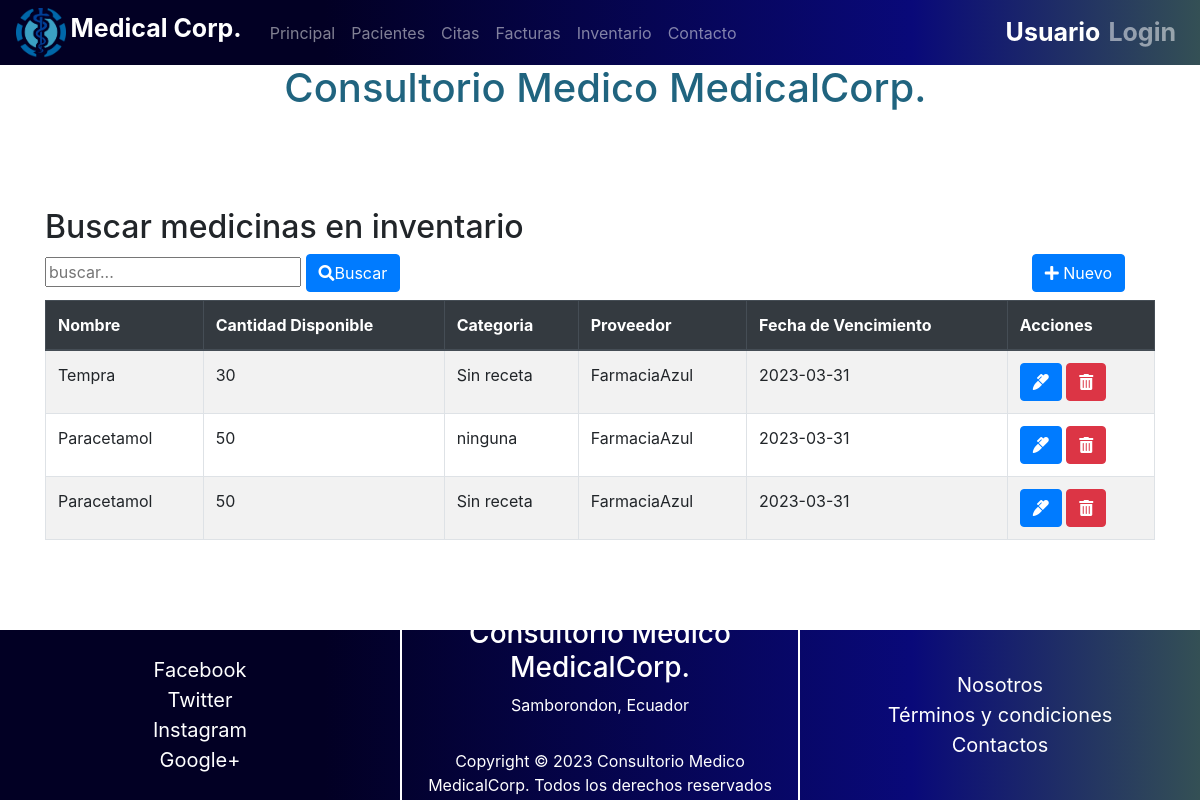
/Proyecto_DAW/index.php?c=Inventario&f=index, run on the app's committed database.
### tables this page shows
CREATE TABLE `inventario` (
  `id_inventario` int NOT NULL AUTO_INCREMENT,
  `in_nombre` varchar(50) NOT NULL,
  `in_cantdispon` varchar(50) NOT NULL,
  `in_catego` varchar(50) NOT NULL,
  `in_proveed` varchar(50) NOT NULL,
  `in_fechaven` date NOT NULL,
  PRIMARY KEY (`id_inventario`)
);

### Proyecto_DAW/controller/InventarioController.php (called while the page is built, shortened)
<?php
require_once 'model/dao/InventarioDAO.php';
class InventarioController
{
    private $model;
    public function __construct()
    {
        $this->model = new InventarioDAO();
    }
    public function index()
    {
        $resultados = $this->model->selectAll("");
        $titulo = "Buscar medicinas en inventario";
        require_once VINVENTARIO . 'list.php';
    }
}

### Proyecto_DAW/controller/FrontController.php (called while the page is built, shortened)
<?php
class FrontController {
    public function ruteo() {
        $funcion = (!empty($_REQUEST['f']))?htmlentities($_REQUEST['f']):FUNCION_PRINCIPAL;
        $cont = new  $controlador();
        $cont->$funcion();
    }
}

### Proyecto_DAW/index.php (called while the page is built)
<?php
    require_once 'controller/FrontController.php';
    $front = new FrontController();
    $front->ruteo();

### Proyecto_DAW/config/Conexion.php (called while the page is built)
<?php
class Conexion {
    public static function getConexion() {
         $dsn = 'mysql:host=localhost;port=3306;dbname=' . DBNAME;
        $conexion = null;
        try {
            $conexion = new PDO($dsn, DBUSER, DBPASSWORD);
             $conexion->setAttribute(PDO::ATTR_ERRMODE, PDO::ERRMODE_EXCEPTION);
        } catch (Exception $e) {
            echo $e;
            die("error " . $e->getMessage());
        }
        return $conexion;
    }
}

### Proyecto_DAW/model/dao/InventarioDAO.php (called while the page is built, shortened)
<?php
require_once 'config/Conexion.php';
class InventarioDAO
{
    private $con;
    public function __construct()
    {
        $this->con = Conexion::getConexion();
    }
    public function selectAll($parametro)
    {
        $sql = "SELECT * FROM inventario";
        $stmt = $this->con->prepare($sql);
        if (!empty($parametro)) {
            $parametro = "%" . $parametro . "%";
            $data = ["nombre" => $parametro];
            $stmt->execute($data);
        } else {
            $stmt->execute();
        }
        $resultados = $stmt->fetchAll(PDO::FETCH_ASSOC);
        return $resultados;
    }
}

### Proyecto_DAW/view/inventario/inventario.list.php (the view, shortened to what this page needs)
<div class="container">
<h2> <?php echo $titulo?></h2>
    <div class="row">
        <div class="col-sm-6">
            <form action="index.php?c=inventario&f=search" method="POST">
                <input type="text" name="b" id="busqueda"  placeholder="buscar..."/>
                <button type="submit" class="btn btn-primary"><i class="fas fa-search"></i>Buscar</button>
            </form>
        </div>
        <div class="col-sm-6 d-flex flex-column align-items-end">
            <a href="index.php?c=inventario&f=view_new">
                <button type="button" class="btn btn-primary">
                    <i class="fas fa-plus"></i>
                   Nuevo</button>
            </a>
        </div>
    </div>
    <div class="table-responsive mt-2">
        <table class="table table-striped table-bordered">
            <thead class="thead-dark">
             <th>Nombre </th>
            <th>Cantidad Disponible </th>
            <th>Categoria </th>
            <th>Proveedor </th>
            <th>Fecha de Vencimiento </th>
            <th>Acciones </th>
            </thead>
            <tbody class="tabladatos">
                <?php
                foreach ($resultados as $fila) {
                  ?>
                <tr>
                    <td><?php echo $fila['in_nombre'];?></td>
                    <td><?php echo $fila['in_cantdispon'];?></td>
                    <td><?php echo $fila['in_catego'];?></td>
                    <td><?php echo $fila['in_proveed'];?></td>
                    <td><?php echo $fila['in_fechaven'];?></td>
                    <td>
                        <a class="btn btn-primary"
                    href="index.php?c=inventario&f=view_edit&id=<?php echo  $fila['id_inventario']; ?>">
                    <i class="fas fa-marker"></i></a>
                    <a class="btn btn-danger"
                   onclick="if(!confirm('Esta seguro de eliminar el medicamento?'))return false;"
                    href="index.php?c=inventario&f=delete&id=<?php echo  $fila['id_inventario']; ?>">
                    <i class="fas fa-trash-alt"></i></a>
                    </td>
                </tr>
                <?php  }?>
            </tbody>
        </table>
    </div>
</div>

### Proyecto_DAW/view/templates/footer.php (style rules this page uses)
.row { display: flex; width: 100%; }

### data on the page
inventario: in_nombre "Tempra", in_cantdispon "30", in_catego "Sin receta", in_proveed "FarmaciaAzul", in_fechaven "2023-03-31"
inventario: in_nombre "Paracetamol", in_cantdispon "50", in_catego "ninguna", in_proveed "FarmaciaAzul", in_fechaven "2023-03-31"
inventario: in_nombre "Paracetamol", in_cantdispon "50", in_catego "Sin receta", in_proveed "FarmaciaAzul", in_fechaven "2023-03-31"

### other printed values
$titulo "Buscar medicinas en inventario"
